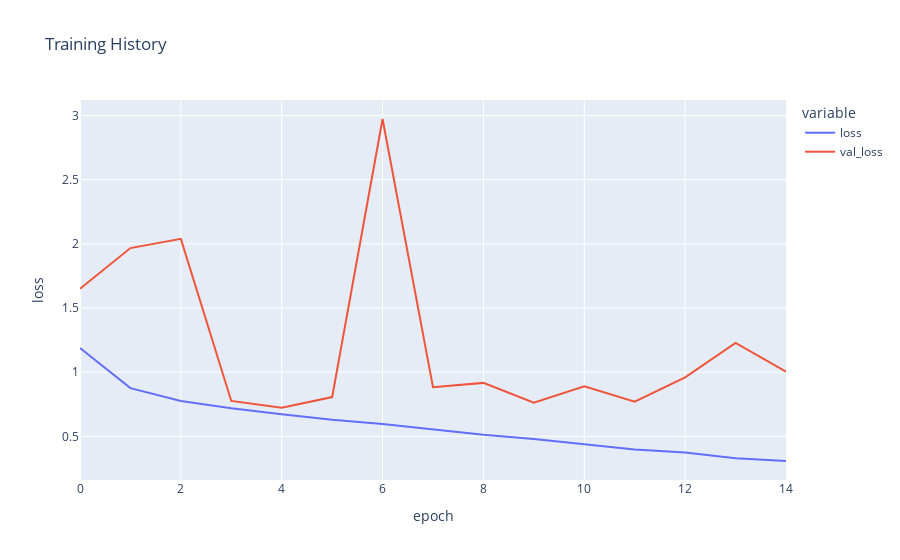

Here is the notebook cell this chart was saved with:
### Markdown cell above
### Plotting model performance

### Code cell
fig = px.line(
    history_ethnicity.history, y=['loss', 'val_loss'],
    labels={'index': 'epoch', 'value': 'loss'}, 
    title='Training History')
fig.show()

### Figure 1 — Plotly figure (JSON) as saved in the notebook; plotly's stock layout.template omitted (floating-point values rounded to 4 significant figures)
{"data": [{"hovertemplate": "variable=loss<br>epoch=%{x}<br>loss=%{y}<extra></extra>", "legendgroup": "loss", "line": {"color": "#636efa", "dash": "solid"}, "marker": {"symbol": "circle"}, "mode": "lines", "name": "loss", "orientation": "v", "showlegend": true, "type": "scatter", "x": [0, 1, 2, 3, 4, 5, 6, 7, 8, 9, 10, 11, 12, 13, 14], "xaxis": "x", "y": [1.188, 0.8756, 0.7751, 0.7183, 0.6721, 0.6285, 0.5969, 0.5559, 0.5117, 0.4795, 0.4376, 0.3967, 0.3732, 0.3292, 0.3077], "yaxis": "y"}, {"hovertemplate": "variable=val_loss<br>epoch=%{x}<br>loss=%{y}<extra></extra>", "legendgroup": "val_loss", "line": {"color": "#EF553B", "dash": "solid"}, "marker": {"symbol": "circle"}, "mode": "lines", "name": "val_loss", "orientation": "v", "showlegend": true, "type": "scatter", "x": [0, 1, 2, 3, 4, 5, 6, 7, 8, 9, 10, 11, 12, 13, 14], "xaxis": "x", "y": [1.65, 1.967, 2.039, 0.7756, 0.7232, 0.8058, 2.973, 0.8831, 0.9166, 0.7618, 0.8893, 0.7701, 0.9598, 1.228, 1.004], "yaxis": "y"}], "layout": {"legend": {"title": {"text": "variable"}, "tracegroupgap": 0}, "title": {"text": "Training History"}, "xaxis": {"anchor": "y", "domain": [0, 1], "title": {"text": "epoch"}}, "yaxis": {"anchor": "x", "domain": [0, 1], "title": {"text": "loss"}}}}
